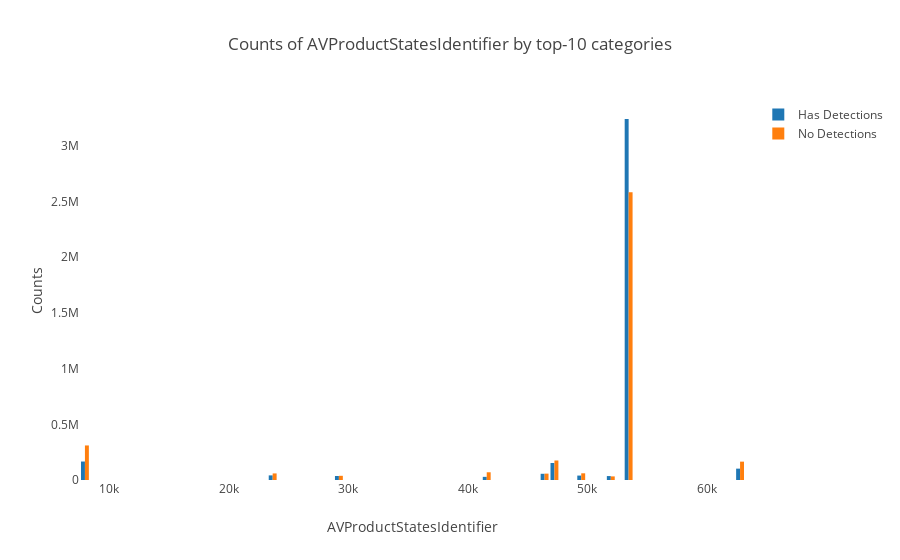

The notebook cell saved with this chart:
### Markdown cell above
### AVProductStatesIdentifier

### Code cell
plot_categorical_feature('AVProductStatesIdentifier', True, 10)

### Figure 1 — Plotly figure (JSON) as saved in the notebook; plotly's stock layout.template omitted (floating-point values rounded to 4 significant figures)
{"data": [{"name": "Has Detections", "type": "bar", "uid": "59963750-7205-4e0c-8299-81266acbb3b7", "x": [7945.0, 23660.0, 29200.0, 41570.0, 46410.0, 47240.0, 49480.0, 51950.0, 53450.0, 62770.0], "y": [165771, 41380, 35973, 28277, 55708, 152550, 39753, 35240, 3240582, 101939]}, {"name": "No Detections", "type": "bar", "uid": "0480942a-56e1-4693-9735-f598b6467c91", "x": [7945.0, 23660.0, 29200.0, 41570.0, 46410.0, 47240.0, 49480.0, 51950.0, 53450.0, 62770.0], "y": [310126, 59075, 37577, 69382, 57170, 175106, 60146, 32376, 2583983, 164825]}], "layout": {"barmode": "group", "legend": {"orientation": "v"}, "title": {"text": "Counts of AVProductStatesIdentifier by top-10 categories"}, "xaxis": {"showgrid": false, "showline": false, "title": {"text": "AVProductStatesIdentifier"}, "zeroline": false}, "yaxis": {"showgrid": false, "showline": false, "title": {"text": "Counts"}, "zeroline": false}}}
